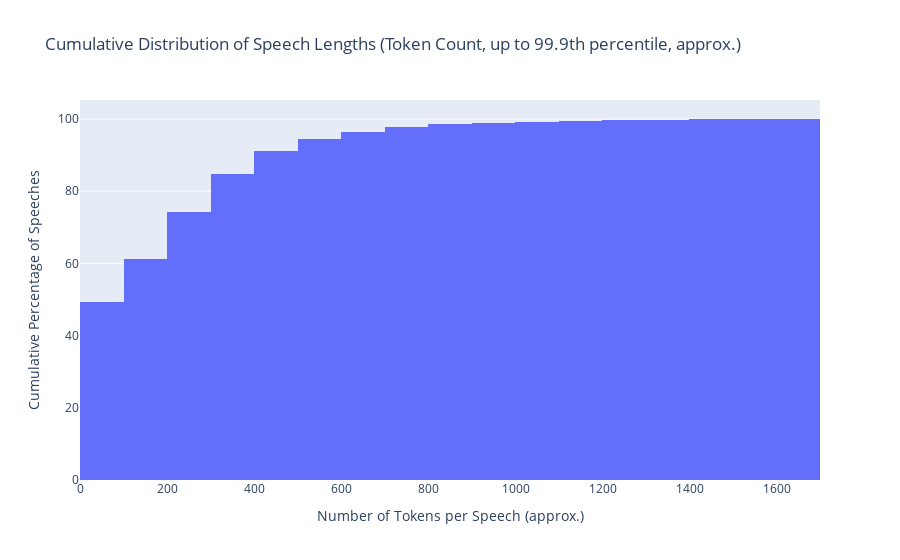

The notebook cell this image was saved under:
### Markdown cell above
## Analyze Speech Length Distribution (Token Count)

Before grouping utterances into segments, we can also analyze the distribution of individual speech lengths based on their approximate token count. This provides context on the typical length of speeches that are later aggregated into segments.

### Code cell
AT_preprocessed_df['Word_Count'] = AT_preprocessed_df['Processed_Text'].apply(lambda x: len(x.split()))

# (Assuming 1 word approx. 1.33 tokens)
AT_preprocessed_df['Speech_Token_Count'] = (AT_preprocessed_df['Word_Count'] * 1.33).round().astype(int)

# --- Cumulative Distribution for Speech Token Counts ---
print("\n--- Cumulative Token Count Distribution for Speeches (approx.) ---")
speech_token_counts = AT_preprocessed_df['Speech_Token_Count'].dropna()
total_speeches_token_dist = len(speech_token_counts)

if total_speeches_token_dist > 0:
    # Define percentiles for a more granular view
    percentiles_to_show_speech = np.array([50, 75, 90, 95, 98, 99, 99.5, 99.9, 100])
    speech_token_count_thresholds = np.percentile(speech_token_counts, percentiles_to_show_speech)

    print("Token Count Threshold <= X: % of Speeches")
    for p, tc_thresh in zip(percentiles_to_show_speech, speech_token_count_thresholds):
        print(f"<= {tc_thresh:.0f} tokens: {p:.2f}%")
else:
    print("No speech data to calculate cumulative token count distribution.")

# Visualize cumulative distribution for speeches (plot uses its own binning for nbins=20)
if total_speeches_token_dist > 0:
    # Calculate the 99.9th percentile for x-axis range using speech token counts
    p99_9_speech_tokens = np.percentile(speech_token_counts, 99.9)
    # Filter the DataFrame for plotting based on speech token counts
    # Ensure the column exists before filtering
    if 'Speech_Token_Count' in AT_preprocessed_df.columns:
        speech_df_filtered_plot_tokens = AT_preprocessed_df[AT_preprocessed_df['Speech_Token_Count'] <= p99_9_speech_tokens]
    
        fig_cumulative_hist_speech_tokens = px.histogram(speech_df_filtered_plot_tokens, # Use filtered data
                                                         x='Speech_Token_Count', # Use speech token count column
                                                         nbins=30,
                                                         title='Cumulative Distribution of Speech Lengths (Token Count, up to 99.9th percentile, approx.)',
                                                         labels={'Speech_Token_Count': 'Number of Tokens per Speech (approx.)'}, # Updated label
                                                         cumulative=True,
                                                         histnorm='percent') 
        fig_cumulative_hist_speech_tokens.update_layout(yaxis_title='Cumulative Percentage of Speeches')
        fig_cumulative_hist_speech_tokens.show()

### Figure 1 — Plotly figure (JSON) as saved in the notebook; plotly's stock layout.template omitted (floating-point values rounded to 4 significant figures; data arrays with more than 128 entries replaced by an {"elided": "..."} marker saying what was removed)
{"data": [{"bingroup": "x", "cumulative": {"enabled": true}, "histnorm": "percent", "hovertemplate": "Number of Tokens per Speech (approx.)=%{x}<br>percent=%{y}<extra></extra>", "legendgroup": "", "marker": {"color": "#636efa", "pattern": {"shape": ""}}, "name": "", "nbinsx": 30, "orientation": "v", "showlegend": false, "type": "histogram", "x": {"elided": "169926 int values"}, "xaxis": "x", "yaxis": "y"}], "layout": {"barmode": "relative", "legend": {"tracegroupgap": 0}, "title": {"text": "Cumulative Distribution of Speech Lengths (Token Count, up to 99.9th percentile, approx.)"}, "xaxis": {"anchor": "y", "domain": [0, 1], "title": {"text": "Number of Tokens per Speech (approx.)"}}, "yaxis": {"anchor": "x", "domain": [0, 1], "title": {"text": "Cumulative Percentage of Speeches"}}}}
